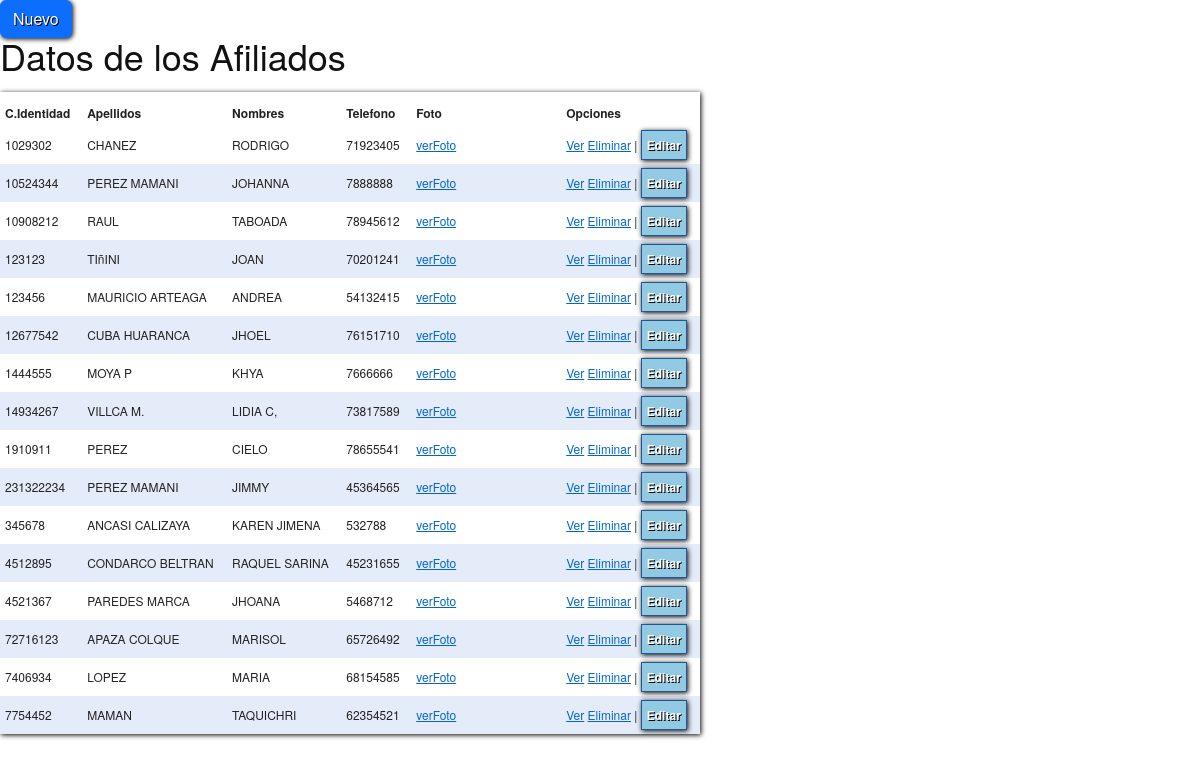
The app's page /controlador/controladorafiliado.php with its own data.
### tables this page shows
CREATE TABLE `tafiliado` (
  `ci` varchar(10) NOT NULL,
  `apellidos` varchar(60) NOT NULL,
  `nombres` varchar(60) NOT NULL,
  `telefono` varchar(10) NOT NULL,
  `direccion` varchar(100) NOT NULL,
  `foto` varchar(50) NOT NULL,
  `fechareg` date NOT NULL,
  `usrreg` varchar(30) NOT NULL
);

### controlador/controladorafiliado.php (called while the page is built, shortened)
<?php
require("modelo/modeloafiliado.php");
$afil= new Afiliado();
$datosaf=$afil->verafiliados();
require_once("vista/vistaafiliado.php");
?>

### conectabd/conectarbd.php (called while the page is built)
<?php
class Conexion{
	public static function conectar(){
		$conexion= new mysqli("localhost","root","","mensualidad");
		return $conexion;
	}
}
?>

### modelo/modeloafiliado.php (called while the page is built, shortened)
<?php
class Afiliado
{
	private $cnx;
	private $tafiliado;
	function __construct()
	{
		$this->cnx=Conexion::conectar();
		$this->tafiliado=array();
	}
	public function verafiliados(){
		$afiliados=$this->cnx->query("select * from tafiliado");
		while ($fila=$afiliados->fetch_array()) {
			$this->tafiliado[]=$fila;
		}
		return $this->tafiliado;
	}
}
?>

### vista/vistaafiliado.php (the view, shortened to what this page needs)
<!DOCTYPE html>
<html>
<head>
	<link href="https://cdn.jsdelivr.net/npm/bootstrap@5.2.3/dist/css/bootstrap.min.css" rel="stylesheet">
	<link rel="stylesheet" href="css/style.css">
	<link rel="stylesheet" href="css/screen.css">
</head>
<body>
<button type="button" class="btn btn-primary" data-bs-toggle="modal" data-bs-target="#exampleModal" onclick='abremodal(0);'>
 Nuevo
</button>
<div style='width:700px;'>
	<h1>Datos de los Afiliados</h1>
	<table>
		<th>
			<tr>
				<th>C.Identidad</th> <th>Apellidos</th><th>Nombres</th><th>Telefono</th><th>Foto</th><th>Opciones</th>
			</tr>
		</th>
	<?php
	$f=1;
		foreach ($datosaf as $registro) {
				echo "<tr><td>".$registro['ci']."</td><td>".$registro['apellidos']."</td><td>".$registro['nombres']."</td><td>".$registro['telefono']."
				</td><td width=150>
				<a data-bs-toggle='collapse' href='#lafoto$f' role='button' aria-expanded='false' aria-controls='lafoto$f'>
				verFoto
				</a>
				<div class='collapse' id='lafoto$f'>
  <div class='card card-body'>
   <img src='fotos/".$registro['foto']."' width='100'></td>
  </div>
</div>
				<td><a href=\"?op=ver&ide=".$registro['ci']."\">Ver</a>
				<a href=\"?op=eli&ciaf=".$registro['ci']."\"
				onclick=\"return confirm('Seguro que desea aeliminarlo?')\">Eliminar</a> |
				<button id='btnmodal' onclick='abremodal(".$registro['ci'].");'>Editar</button>
				</td>
				</tr>";
				$f++;
			}
	?>
</body>
</html>

### css/style.css (style rules this page uses)
a.button, button { background-color: #92cae4; border:1px solid #205791; color:white; padding:5px; text-decoration: none; font-weight: bold; box-shadow:1px 1px 5px black; text-shadow:1px 1px black; }
table { box-shadow:1px 1px 5px black; border-spacing: 0 \0/; border-collapse: collapse \0/; border-right: 2px inset #D3D3D3 \0/; border-bottom: 2px inset #D3D3D3 \0/; *border-spacing: 0; *border-collapse: collapse; *border-right: 2px inset #D3D3D3; *border-bottom: 2px inset #D3D3D3; }

### css/screen.css (style rules this page uses)
html { margin:0;padding:0;border:0; }
body, div, span, object, iframe, h1, h2, h3, h4, h5, h6, p, blockquote, pre, a, abbr, acronym, address, code, del, dfn, em, img, q, dl, dt, dd, ol, ul, li, fieldset, form, label, legend, table, caption, tbody, tfoot, thead, tr, th, td, article, aside, dialog, figure, footer, header, hgroup, nav, section { margin:0;padding:0;border:0;font-size:100%;font:inherit;vertical-align:baseline; }
body { line-height:1.5;background:white; }
table { border-collapse:separate;border-spacing:0; }
caption, th, td { text-align:left;font-weight:normal;float:none !important; }
table, th, td { vertical-align:middle; }
html { font-size:100.01%; }
body { font-size:75%;color:#222;background:#fff;font-family:"Helvetica Neue", Arial, Helvetica, sans-serif; }
h1, h2, h3, h4, h5, h6 { font-weight:normal;color:#111; }
h1 { font-size:3em;line-height:1;margin-bottom:0.5em; }
a { color:#06c;text-decoration:underline; }
table { margin-bottom:1.4em;width:100%; }
th { font-weight:bold; }
th, td, caption { padding:4px 10px 4px 5px; }
tbody tr:nth-child(even) td, tbody tr.even td { background:#e5ecf9; }

### records on screen
tafiliado: ci "1029302", apellidos "CHANEZ", nombres "RODRIGO", telefono "71923405"
tafiliado: ci "10524344", apellidos "PEREZ MAMANI", nombres "JOHANNA", telefono "7888888"
tafiliado: ci "10908212", apellidos "RAUL", nombres "TABOADA", telefono "78945612"
tafiliado: ci "123123", apellidos "TIñINI", nombres "JOAN", telefono "70201241"
tafiliado: ci "123456", apellidos "MAURICIO ARTEAGA", nombres "ANDREA", telefono "54132415"
tafiliado: ci "12677542", apellidos "CUBA HUARANCA", nombres "JHOEL", telefono "76151710"
tafiliado: ci "1444555", apellidos "MOYA P", nombres "KHYA", telefono "7666666"
tafiliado: ci "14934267", apellidos "VILLCA M.", nombres "LIDIA C,", telefono "73817589"
tafiliado: ci "1910911", apellidos "PEREZ", nombres "CIELO", telefono "78655541"
tafiliado: ci "231322234", apellidos "PEREZ MAMANI", nombres "JIMMY", telefono "45364565"
tafiliado: ci "345678", apellidos "ANCASI CALIZAYA", nombres "KAREN JIMENA", telefono "532788"
tafiliado: ci "4512895", apellidos "CONDARCO BELTRAN", nombres "RAQUEL SARINA", telefono "45231655"
tafiliado: ci "4521367", apellidos "PAREDES MARCA", nombres "JHOANA", telefono "5468712"
tafiliado: ci "72716123", apellidos "APAZA COLQUE", nombres "MARISOL", telefono "65726492"
tafiliado: ci "7406934", apellidos "LOPEZ", nombres "MARIA", telefono "68154585"
tafiliado: ci "7754452", apellidos "MAMAN", nombres "TAQUICHRI", telefono "62354521"
